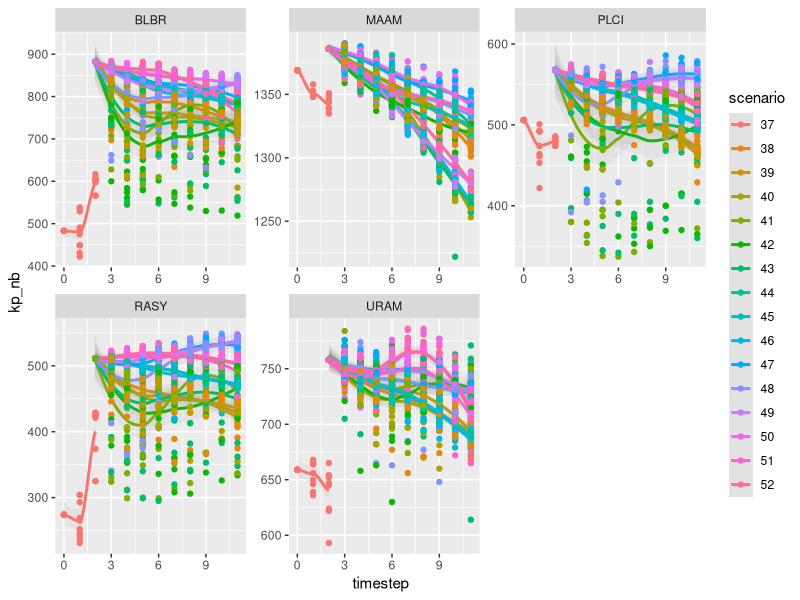

Generate this figure with R:
library(tidyverse)
surf <- read_csv("surf/surf_output.csv")
print(head(surf))

surf %>% 
  mutate(scenario = as.factor(scenario)) %>% 
  ggplot(aes(x = timestep, y = kp_nb, color=scenario)) +
  geom_smooth(aes(group = scenario), alpha=0.1, method="loess")+
  geom_point(aes(group=scenario))+
  facet_wrap(~species, scales = "free")
